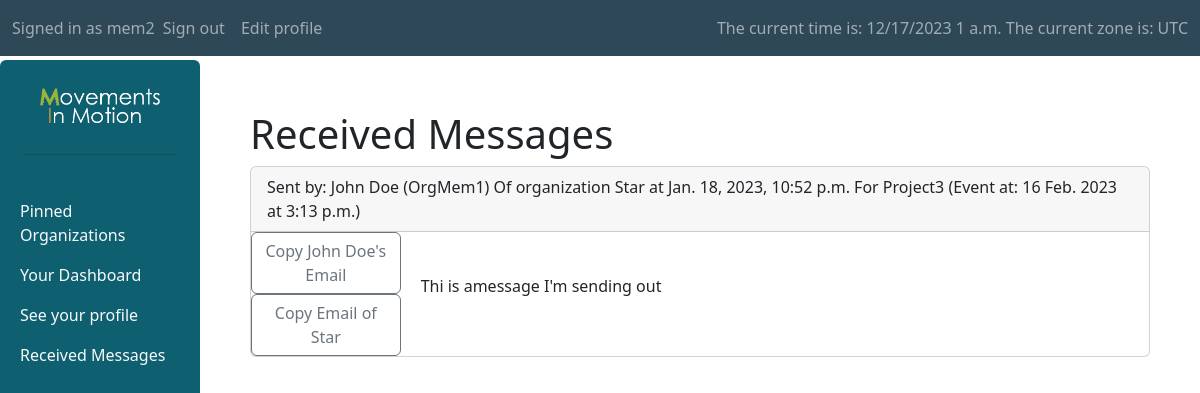
/Forum/received_messages (signed in), run on an earlier commit of the app's database.
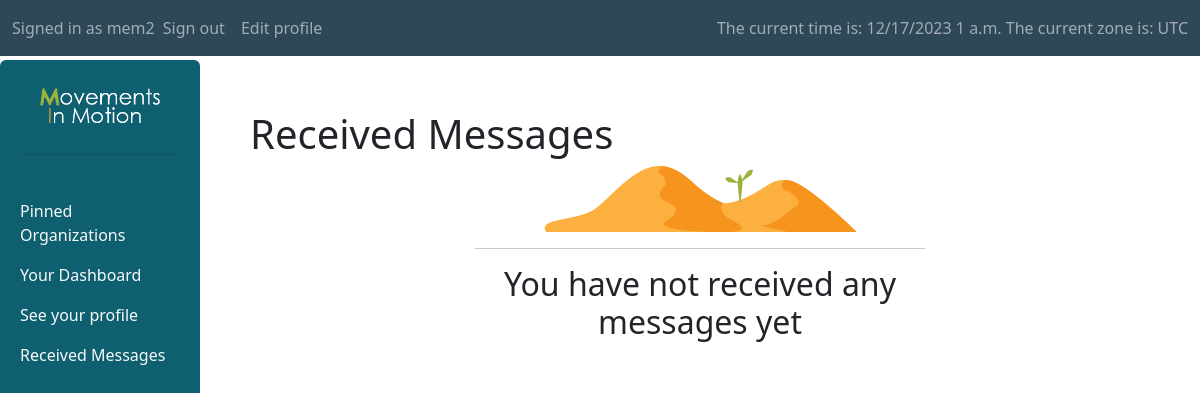
And on a later commit of the database.
### Forum/models.py (models this page shows, shortened)
class Message(models.Model):
    content = models.TextField(null=False, blank=False)
    sender = models.ForeignKey(Profile, on_delete=models.SET_NULL, null=True, related_name="sent_messages")
    event = models.ForeignKey(Event, on_delete=models.CASCADE, null=True, blank=True, related_name="messages")
    sending_org = models.ForeignKey(Organization, on_delete=models.SET_NULL, null=True, related_name="sent_messages")
    recipient = models.ManyToManyField(Profile, related_name='received_messages')
    timestamp = models.DateTimeField(auto_now_add=True, blank=True, null=True)

class Profile(User):
    birthday = models.DateField(default=timezone.now, blank=True, null=True)
    biography = models.TextField(default="I am a user of this website", null=True, blank=True)
    pinned = models.ManyToManyField(Organization, related_name="followers",blank=True)
    membership = models.ForeignKey(Organization, null=True, blank=True, on_delete=models.SET_NULL, related_name='members')
    class Meta:
        permissions = [
            ("can_post", "can post on behalf of an organization")
        ]

class Organization(models.Model):
    name = models.CharField(max_length=100, null=False, blank=False)
    about = models.TextField(null=False, blank=False)
    logo = models.ImageField(null=True, blank=True, upload_to='organization_logos')
    official_email = models.EmailField(null=True, blank=True)
    def __str__(self):
        return f"{self.name}"

class Event(models.Model):
    date = models.DateField(default=timezone.now, null=True, blank=True, validators=[MinValueValidator(timezone.now().date(), "valid values are not in the past")])
    time = models.TimeField(default=timezone.now, null=True, blank=True)
    open = models.BooleanField(default=True, null=False, blank=False)
    post = models.ForeignKey(Post, on_delete=models.CASCADE, related_name='project_times')
    @property
    def datetime(self):
        this_datetime = datetime.combine(self.date, self.time, timezone.utc)
        local_time = this_datetime.astimezone(timezone.get_current_timezone())
        date_str = format_date(local_time.date(), "j N Y")
        time_str = format_time(local_time.time(), 'g:i a')
        return f"{date_str} at {time_str}"

class Post(models.Model):
    title = models.CharField(max_length=150)
    body = models.TextField(null=False, blank=False)
    timestamp = models.DateTimeField(auto_now_add=True, blank=True, null=True)
    is_project = models.BooleanField(default=False, null=False, blank=False, verbose_name="Make this a project")
    author = models.ForeignKey(Profile, on_delete=models.SET_NULL, null=True, related_name='written_posts')
    organization = models.ForeignKey(Organization, on_delete=models.CASCADE, null=True, related_name='our_posts')

### Forum/views.py (the view)
# urls.py: path("received_messages", login_required(views.ReceivedMessagesView.as_view()), name = "received_messages"),
class ReceivedMessagesView(ListView):
    model = Message
    template_name = "Forum/message_pages/received_messages.html"
    def get_queryset(self, *args, **kwargs):
        queryset = super(ReceivedMessagesView, self).get_queryset(*args, **kwargs)
        current_profile = Profile.objects.get(pk=self.request.user.pk)
        return queryset.filter(recipient=current_profile).order_by("-timestamp")

### Forum/templates/Forum/message_pages/received_messages.html (shortened to what this page needs)
{% extends "Forum/layouts/sidebar_layout.html" %}
{% load static %}
{% block body %}
    <h1>Received Messages</h1>
    {% for message in message_list %}
        <div id="organization-{{ org.pk }}-div" class="card mb-3">
            <div class="card-header">
                Sent by: {{ message.sender.get_full_name }} ({{ message.sender.username }})
                Of organization {{ message.sender.membership }}
                 at {{ message.timestamp }}
                For {{ message.event.post.title }} (Event at: {{ message.event.datetime }})
            </div>
            <div class="row g-0 align-items-center">
                <div class="col-md-2">
                    <div class="d-grid">
                        <button class="btn btn-outline-secondary" type="button" onclick="copy_text(this,'{{ message.sender.email}}')">Copy {{ message.sender.get_full_name }}'s Email</button>
                        <button class="btn btn-outline-secondary" type="button" onclick="copy_text(this,'{{ message.sending_org.official_email}}')">Copy Email of {{message.sending_org.name}}</button>
                    </div>
                </div>
                <div class="col" style="padding-left:20px">
                    <p> {{ message.content }} </p>
                </div>
            </div>
        </div>
    {% empty %}
        <div class="mx-auto" style="width: 50%;" align="center">
            <img src="{% static 'Forum/media/util/empty.png' %}" class="img-fluid" alt="Home">
            <hr>
            <h2>You have not received any messages yet</h2>
        </div>
    {% endfor %}
{% endblock %}

What changed in the data, as far as the page shows it:
removed Message: sender.get_full_name "John Doe", sender.username "OrgMem1", sender.membership "Star", timestamp "Jan. 18, 2023, 10:52 p.m.", event.post "Project3", event.datetime "16 Feb. 2023 at 3:13 p.m.", sending_org.name "Star", content "Thi is amessage I'm sending out"
Also different on the page:
text now shown: "You have not received any messages yet"
